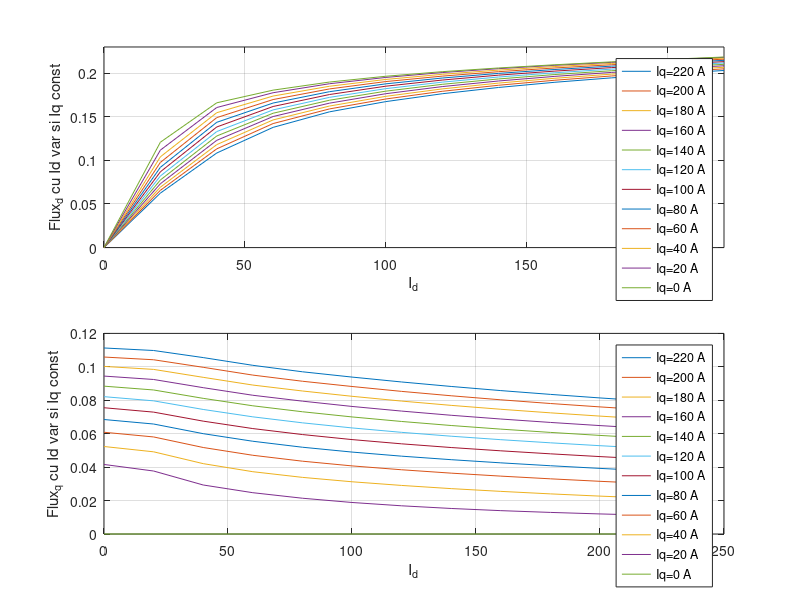
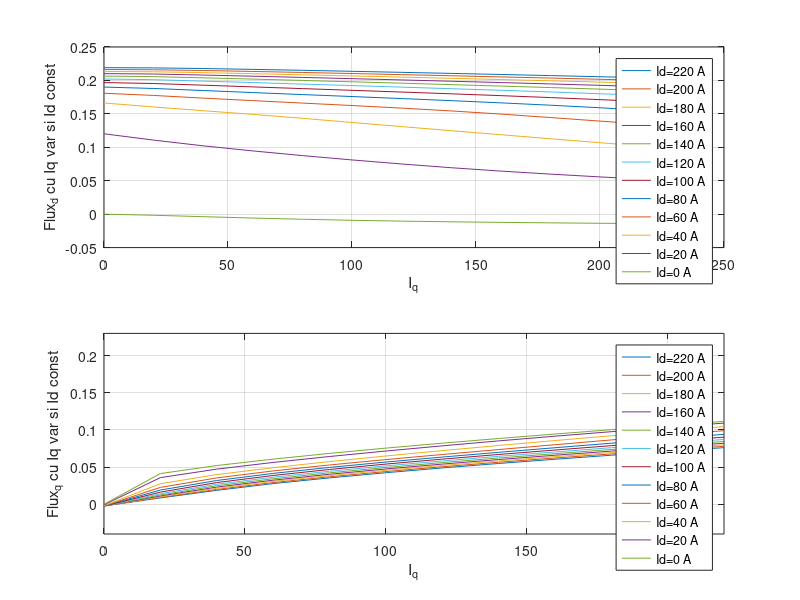

The MATLAB source for these figures, in order:
% calcul transformata Park abc->dq
load ('calc_fi_d.mat'); 
omega=0;t=0;
D_d=[];
Q_d=[];
for i=1:3:36 %end=cate coloane are matricea
    fiaD=fabcD(:,i);
    fibD=fabcD(:,i+1);
    ficD=fabcD(:,i+2);
    fidD=(2/3)*(fiaD*cos(omega*t)+fibD*cos(omega*t-2*pi/3)+ficD*cos(omega*t+2*pi/3));
    fiqD=(-2/3)*(fiaD*sin(omega*t)+fibD*sin(omega*t-2*pi/3)+ficD*sin(omega*t+2*pi/3));
    D_d=[D_d fidD];
    Q_d=[Q_d fiqD];
end


% cod original
% load('fia_q_140.mat');load('fib_q_140.mat');load('fic_q_140.mat');
% omega=0;t=0;
% fia=fabcD(:,1);fib=fabcD(:,2);fic=fabcD(:,3);
% fid=(2/3)*(fia*cos(omega*t)+fib*cos(omega*t-2*pi/3)+fic*cos(omega*t+2*pi/3));
% fiq=(-2/3)*(fia*sin(omega*t)+fib*sin(omega*t-2*pi/3)+fic*sin(omega*t+2*pi/3));
% i=0:20:220;
% plot(i,fid,i,fiq);grid


load ('calc_fi_q.mat');
omega=0;t=0;
D_q=[];
Q_q=[];
for j=1:3:36 %end=cate coloane are matricea
    fiaQ=fabcQ(:,j);
    fibQ=fabcQ(:,j+1);
    ficQ=fabcQ(:,j+2);
    fiqQ=(-2/3)*(fiaQ*sin(omega*t-pi/2)+fibQ*sin(omega*t-2*pi/3-pi/2)+ficQ*sin(omega*t+2*pi/3-pi/2));
    fidQ=(2/3)*(fiaQ*cos(omega*t-pi/2)+fibQ*cos(omega*t-2*pi/3-pi/2)+ficQ*cos(omega*t+2*pi/3-pi/2));
    D_q=[D_q fidQ];
    Q_q=[Q_q fiqQ];
end
i=0:20:220;
j=0:20:220;

figure;
d=subplot(2,1,1);
plot(i, D_d);grid %D_d este fluxul pe axa D
xlabel('I_d');
ylabel('Flux_d cu Id var si Iq const');
legend('Iq=220 A','Iq=200 A','Iq=180 A','Iq=160 A','Iq=140 A','Iq=120 A','Iq=100 A','Iq=80 A','Iq=60 A','Iq=40 A','Iq=20 A','Iq=0 A');
%%%%%%
axis([0 220 0 0.23]);
q=subplot(2,1,2);
plot(i, Q_d);grid %D_d este fluxul pe axa D 
ylabel('Flux_q cu Id var si Iq const')
xlabel('I_d');
legend('Iq=220 A','Iq=200 A','Iq=180 A','Iq=160 A','Iq=140 A','Iq=120 A','Iq=100 A','Iq=80 A','Iq=60 A','Iq=40 A','Iq=20 A','Iq=0 A');
%%%%%%legend('fluxD Iq=220A', 'fluxQ Iq=220A');
%axis([0 70 0 0.2]);


figure;
d=subplot(2,1,1);
title('Flux_d')
plot(j, D_q); grid %Q_q este fluxul pe axa Q 
ylabel('Flux_d cu Iq var si Id const')
xlabel('I_q');
legend('Id=220 A','Id=200 A','Id=180 A','Id=160 A','Id=140 A','Id=120 A','Id=100 A','Id=80 A','Id=60 A','Id=40 A','Id=20 A','Id=0 A')


q=subplot(2,1,2);
plot(j, Q_q); grid %Q_q este fluxul pe axa Q 
xlabel('I_q');
ylabel('Flux_q cu Iq var si Id const');
legend('Id=220 A','Id=200 A','Id=180 A','Id=160 A','Id=140 A','Id=120 A','Id=100 A','Id=80 A','Id=60 A','Id=40 A','Id=20 A','Id=0 A')
%%%%%%legend('fluxD Id=220A', 'fluxQ Id=220A');
axis([0 220 -0.04 0.23]);


%%%%%%legend('fluxD Id=220A', 'fluxQ Id=220A');
%axis([0 70 -0.04 0.2]);

% load ('I.mat');%Id var @Iq constant
%  %D_d - fluxD cu Id var si Iq const!!!!
%  %Q_d - fluxQ cu Id var si Iq const
%  %D_q - fluxD cu Iq var si Id const
%  %Q_q - fluxQ cu Iq var si Id const!!!!
%  %Iconst
%  %Ivar
% 
% L_d=[];% - inductanta D cu Id var si Iq const
% L_q=[];% - inductanta Q cu Iq var si Id const
%  
% L_d=rdivide(D_d,Ivar);
% L_q=rdivide (Q_q,Ivar);
% figure;
% Ld=subplot(2,1,1);
% plot(i, L_d);grid
% xlabel('L_d=f(I_d)');
% legend('Iq=220 A','Iq=200 A','Iq=180 A','Iq=160 A','Iq=140 A','Iq=120 A','Iq=100 A','Iq=80 A','Iq=60 A','Iq=40 A','Iq=20 A','Iq=0 A');
% Lq=subplot(2,1,2);
% plot(i, L_q); grid
% xlabel('L_q=f(I_q)');
% legend('Id=220 A','Id=200 A','Id=180 A','Id=160 A','Id=140 A','Id=120 A','Id=100 A','Id=80 A','Id=60 A','Id=40 A','Id=20 A','Id=0 A')
% %axis([0 220 0 0.23]);

